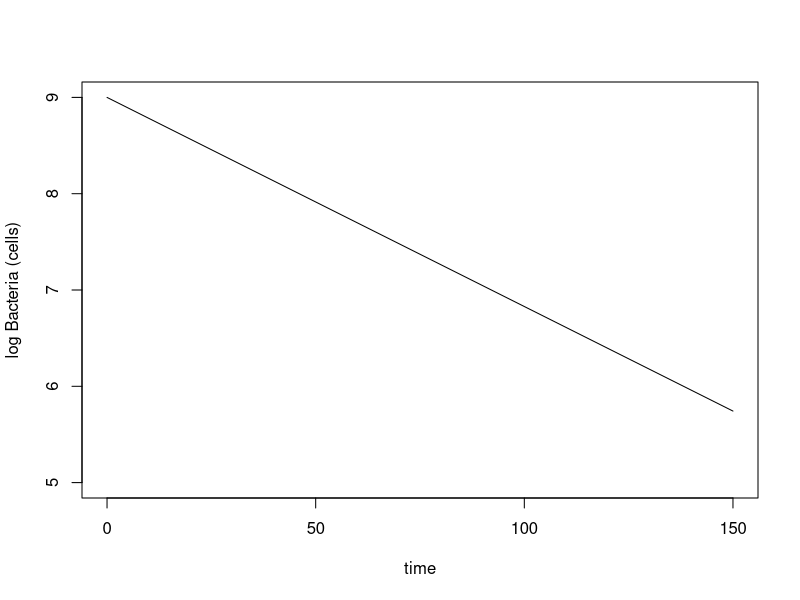
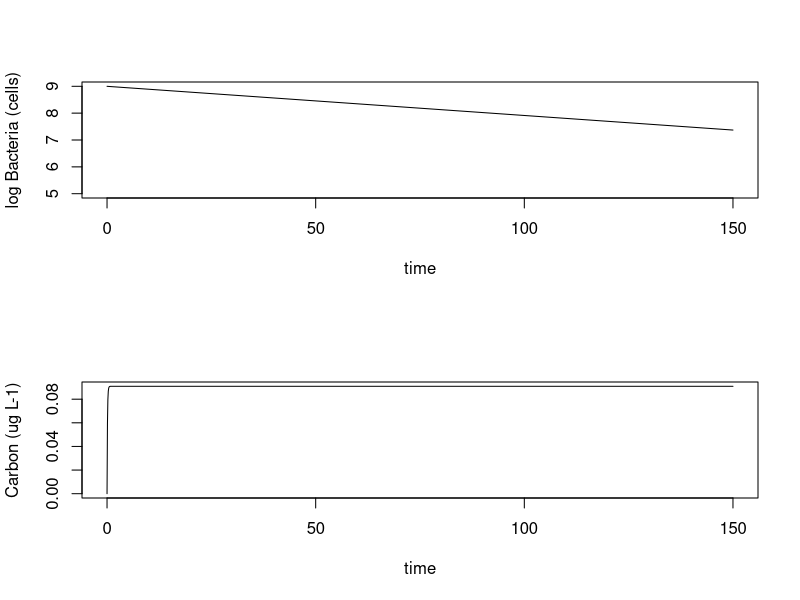
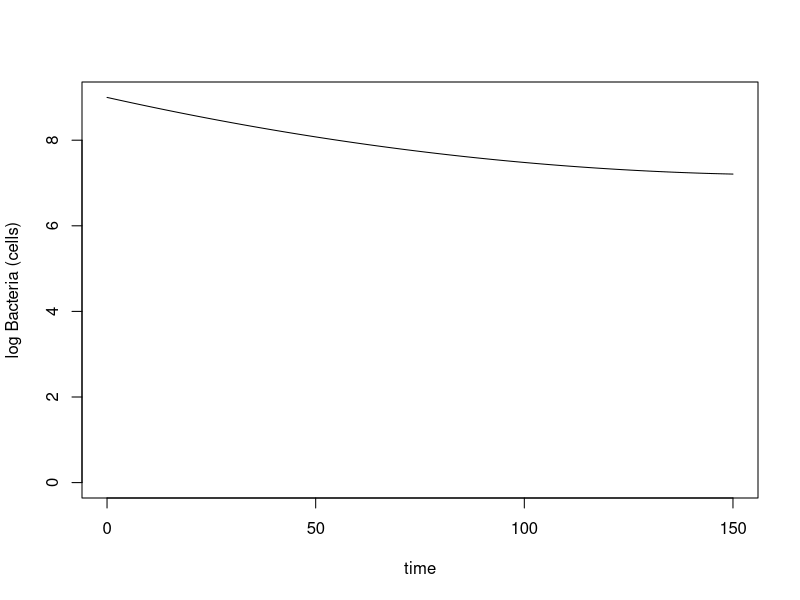
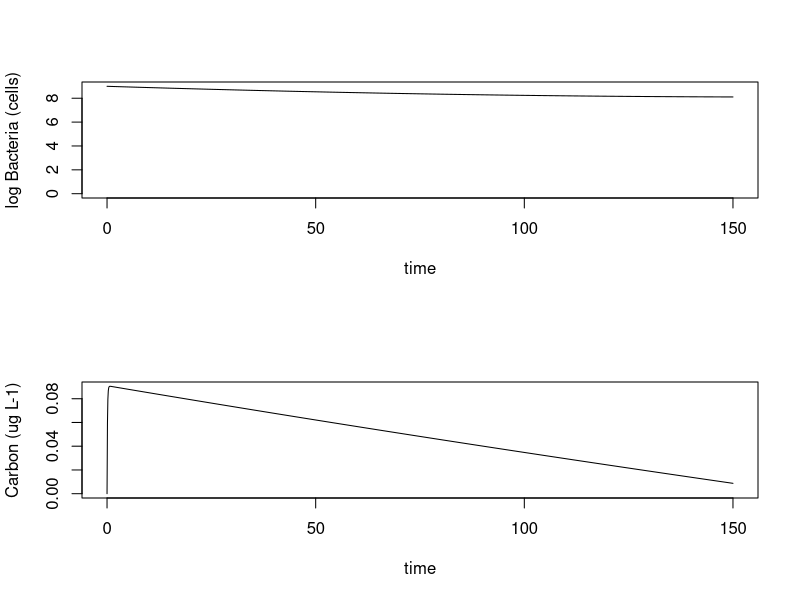
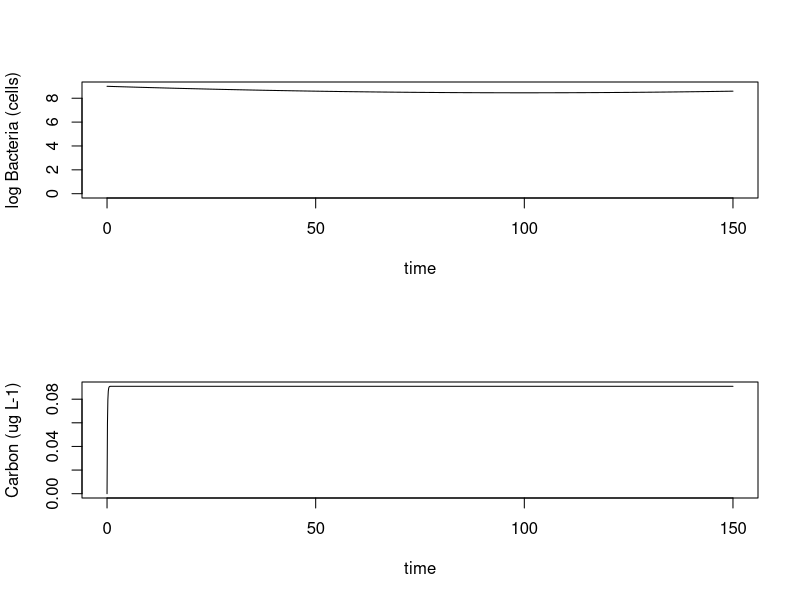
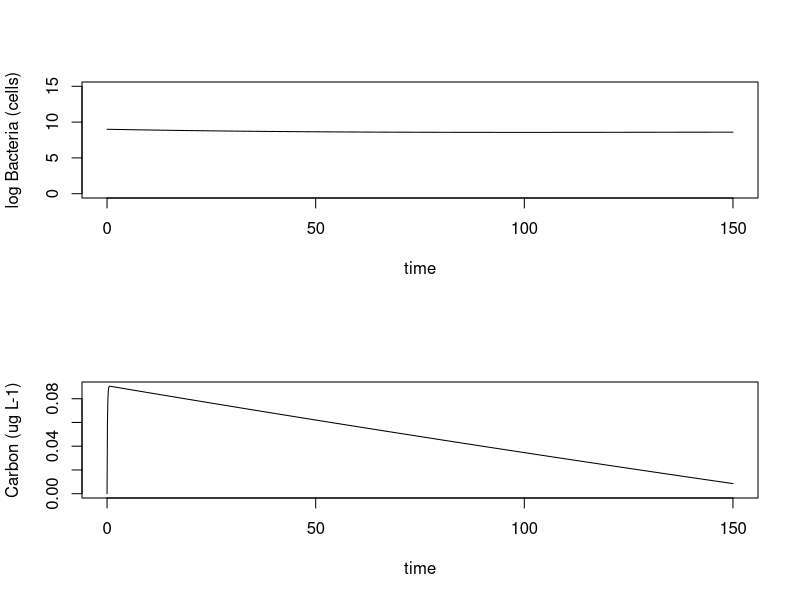
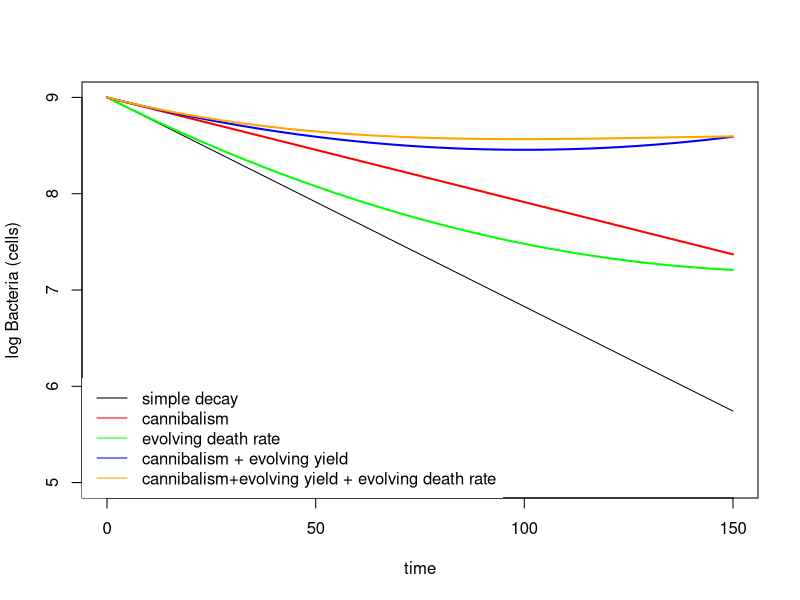
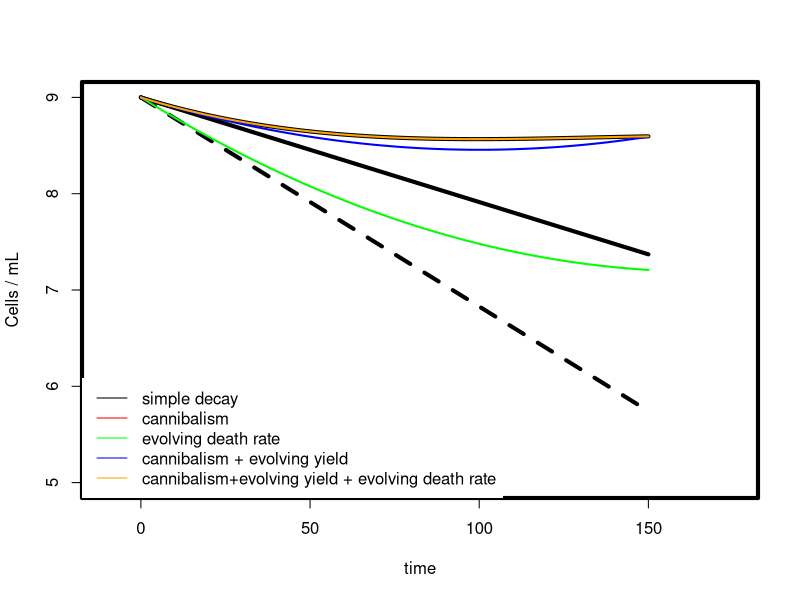

R code for these plots, in order:
# biological models for bacterial persistence during starvation
# 10/08/2014
# SEJ, JLT, KL

# clear workspace
rm(list=ls())

# load library for simulating
library(deSolve)

#population decay with constant death rate and no cannibalism --> only allows log-linear decline
persist<-function(t,x,parms){
	with(as.list(c(parms,x)),{
		dBdt=-B*d

		res=c(dBdt)
		list(res)
	})
}

# population decay with constant death rate and cannibalism --> only allows log-linear decline
persistCannibalism<-function(t,x,parms){
	with(as.list(c(parms,x)),{
		dBdt=B*umax*C/(C+k)*Yb-B*d
		dCdt=B*d*Yc-B*umax*C/(C+k)
		
		res=c(dBdt,dCdt)
		list(res)
	})
}

# population decay with constant death rate and death rate evolution, no cannibalism --> only allows log-non-linear, but monotonic, decline
persistEvolveD<-function(t,x,parms){
	with(as.list(c(parms,x)),{
		d=d0+dm*t
		dBdt=-B*d
		
		res=c(dBdt)
		list(res)
	})
}

# population decay with death rate evolution and cannibalism
persistEvolveDcannibalism<-function(t,x,parms){
	with(as.list(c(parms,x)),{
		d=d0+dm*t
		dBdt=B*umax*C/(C+k)*Yb-B*d
		dCdt=B*d*Yc-B*umax*C/(C+k)
		
		res=c(dBdt,dCdt)
		list(res)
	})
}

# population decay with constant death rate and cannibalism with evolving yield --> can show increase in population after initial decline
persistCannibalismEvolveYb<-function(t,x,parms){
	with(as.list(c(parms,x)),{
		Yb=Yb0+Ybm*t
		dBdt=B*umax*C/(C+k)*Yb-B*d
		dCdt=B*d*Yc-B*umax*C/(C+k)
		
		res=c(dBdt,dCdt)
		list(res)
	})
}

# population decay with evolving death rate and cannibalism with evolving yield --> increase after initial decline possible, but depends on parameterization
persistCannibalismEvolveYbEvolveD<-function(t,x,parms){
	with(as.list(c(parms,x)),{
		Yb=Yb0+Ybm*t
		d=d0+dm*t
		dBdt=B*umax*C/(C+k)*Yb-B*d
		dCdt=B*d*Yc-B*umax*C/(C+k)
		
		res=c(dBdt,dCdt)
		list(res)
	})
}


# parameter values
tsteps=150		# number of time steps to simulate
BGE=0.5			# bacterial growth efficiency
Yc=20e-9		# ug C per cell (currently assumes all goes to C at death); could make some slowly decay
Yb=1/Yc*BGE		# cells per ug C consumed
Yb0=1/Yc*BGE		# intercept cells per ug C consumed
Ybm=Yb0/100		# change of yield due to evolution yields a doubling over 100 days
#POTENTIAL ISSUE HERE: really this might change if cells get smaller (lower Yc) or if BGE improves. Right now Yc is independent of Yb...
umax=1.2e-8		# per capita maximum rate of uptake of C (ugC cell-1 day-1); E.coli 1.2e-8
k=1				# half saturation of carbon ugC L-1; E. coli 2.4
d=0.05			# death rate of cells
d0=0.05			# death rate intercept
dm=-0.0003		# death rate slope; NOTE- slope needs to be adjusted for longer simulations because you can generate positive death rates...


# simulate constant death rate and no cannibalism
parms=c(d=d)
xstart=c(B=1e9)
times=seq(0,tsteps,0.1)
outPersist=ode(y=xstart,times=times,func=persist,parms=parms)

dev.new()
plot(outPersist[,1],log10(outPersist[,2]),type='l',xlab="time",ylab="log Bacteria (cells)",ylim=c(5,9))

print(outPersist[nrow(outPersist),])


# simulate constant death rate and cannibalism
parms=c(Yc=Yc,Yb=Yb,umax=umax,k=k,d=d)
xstart=c(B=1e9,C=0)
times=seq(0,tsteps,0.1)
outPC=ode(y=xstart,times=times,func=persistCannibalism,parms=parms)

dev.new()
par(mfrow=c(2,1))
plot(outPC[,1],log10(outPC[,2]),type='l',xlab="time",ylab="log Bacteria (cells)",ylim=c(5,9))
plot(outPC[,1],outPC[,3],type='l',xlab="time",ylab="Carbon (ug L-1)")

print(outPC[nrow(outPC),])


# simulate constant death rate and death rate evolution, no cannibalism
parms=c(d0=d0,dm=dm)
xstart=c(B=1e9)
times=seq(0,tsteps,0.1)
outED=ode(y=xstart,times=times,func=persistEvolveD,parms=parms)

dev.new()
plot(outED[,1],log10(outED[,2]),type='l',xlab="time",ylab="log Bacteria (cells)",ylim=c(0,9))

print(outED[nrow(outED),])


# simulate evolving death rate and cannibalism
parms=c(d0=d0,dm=dm,Yc=Yc,Yb=Yb,umax=umax,k=k)
xstart=c(B=1e9,C=0)
times=seq(0,tsteps,0.1)
outEDC=ode(y=xstart,times=times,func=persistEvolveDcannibalism,parms=parms)

dev.new()
par(mfrow=c(2,1))
plot(outEDC[,1],log10(outEDC[,2]),type='l',xlab="time",ylab="log Bacteria (cells)",ylim=c(0,9))
plot(outEDC[,1],outEDC[,3],type='l',xlab='time',ylab="Carbon (ug L-1)")

print(outED[nrow(outED),])


# simulate constant death rate and cannibalism with evolving yield
parms=c(Yc=Yc,Yb0=Yb0,Ybm=Ybm,umax=umax,k=k,d=d)
xstart=c(B=1e9,C=0)
times=seq(0,tsteps,0.1)
outPCEY=ode(y=xstart,times=times,func=persistCannibalismEvolveYb,parms=parms)

dev.new()
par(mfrow=c(2,1))
plot(outPCEY[,1],log10(outPCEY[,2]),type='l',xlab="time",ylab="log Bacteria (cells)",ylim=c(0,9))
plot(outPCEY[,1],outPCEY[,3],type='l',xlab="time",ylab="Carbon (ug L-1)")

print(outPCEY[nrow(outPCEY),])


# simulate decay with evolving death rate and cannibalism with evolving yield
parms=c(Yc=Yc,Yb0=Yb0,Ybm=Ybm,umax=umax,k=k,d0=d0,dm=dm)
xstart=c(B=1e9,C=0)
times=seq(0,tsteps,0.1)
outPCEYED=ode(y=xstart,times=times,func=persistCannibalismEvolveYbEvolveD,parms=parms)

dev.new()
par(mfrow=c(2,1))
plot(outPCEYED[,1],log10(outPCEYED[,2]),type='l',xlab="time",ylab="log Bacteria (cells)",ylim=c(0,15))
plot(outPCEYED[,1],outPCEYED[,3],type='l',xlab="time",ylab="Carbon (ug L-1)")

print(outPCEYED[nrow(outPCEYED),])



# plot four simulation outcomes on one axis
dev.new()
plot(outPersist[,1],log10(outPersist[,2]),type='l',xlab="time",ylab="log Bacteria (cells)",ylim=c(5,9))
lines(outPC[,1],log10(outPC[,2]),col='red',lwd=2)
lines(outED[,1],log10(outED[,2]),col='green',lwd=2)
lines(outPCEY[,1],log10(outPCEY[,2]),col='blue',lwd=2)
lines(outPCEYED[,1],log10(outPCEYED[,2]),col='orange',lwd=2)
legend('bottomleft',c('simple decay','cannibalism','evolving death rate','cannibalism + evolving yield','cannibalism+evolving yield + evolving death rate'),lty=1,col=c('black','red','green','blue','orange'),box.lty=0)


# plot four simulation outcomes on one axis -- modifications by JTL for talk
png(filename="/Users/lennonj/Desktop/Persistence_Plot.png",width=1200, height=1200, res=96*2) 
dev.new()
par(bg="white",mar=c(5,5,1,1),lwd=3)
# plot four simulation outcomes on one axis
dev.new()
plot(outPersist[,1],log10(outPersist[,2]),type='l',lty=2, xlab="time",ylab="Cells / mL",ylim=c(5,9),xlim=c(-10,175),lwd=4,bty="n")
box(lwd=4)

lines(outPC[,1],log10(outPC[,2]),col='black',lwd=4) # scavenging
lines(outPCEYED[,1],log10(outPCEYED[,2]),col='black',lwd=4) # evolving


lines(outED[,1],log10(outED[,2]),col='green',lwd=2)
lines(outPCEY[,1],log10(outPCEY[,2]),col='blue',lwd=2)
lines(outPCEYED[,1],log10(outPCEYED[,2]),col='orange',lwd=2)
legend('bottomleft',c('simple decay','cannibalism','evolving death rate','cannibalism + evolving yield','cannibalism+evolving yield + evolving death rate'),lty=1,col=c('black','red','green','blue','orange'),box.lty=0)
